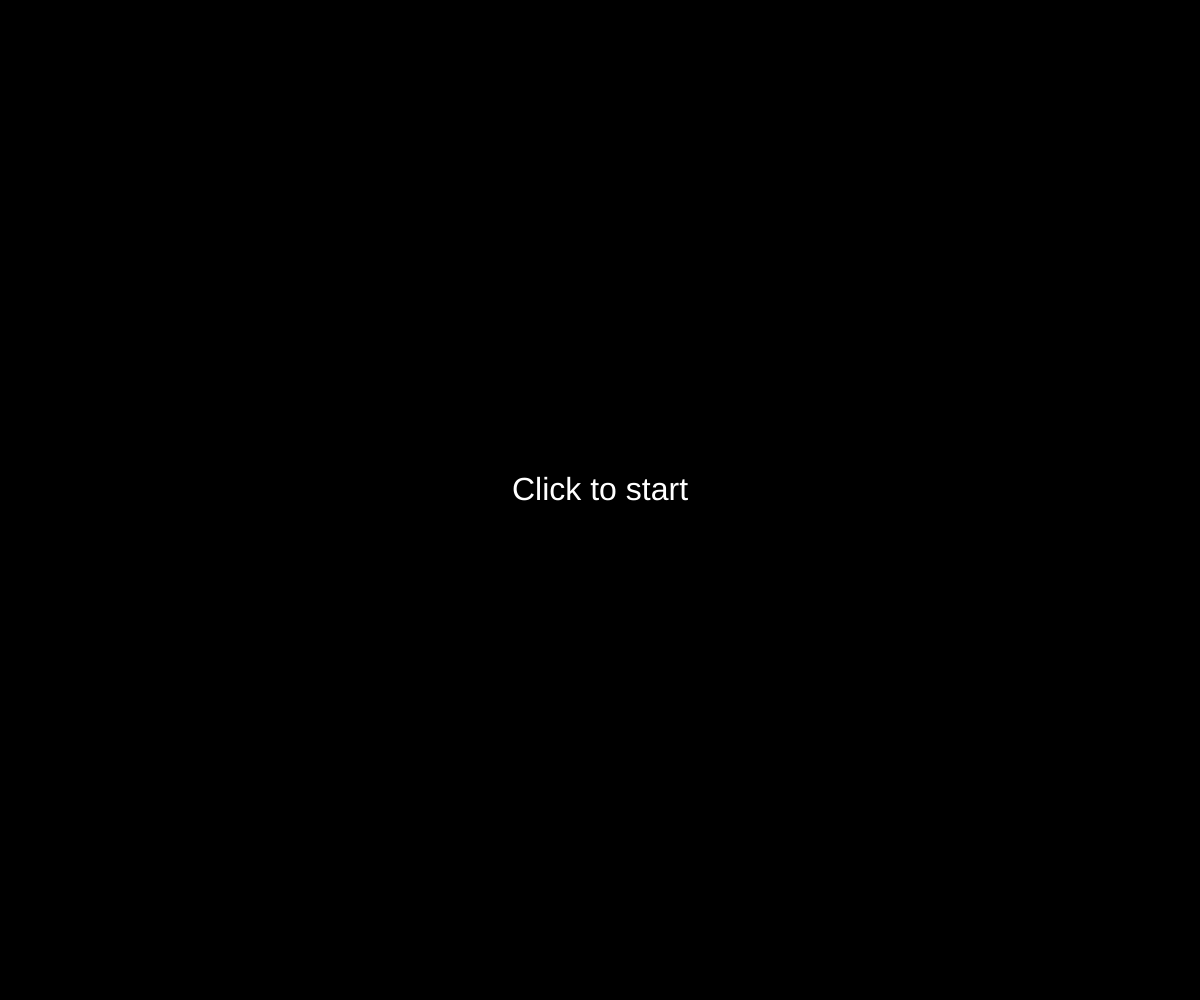
Frame 1 (no input)
Frame 60 (no input): identical to frame 1, image omitted
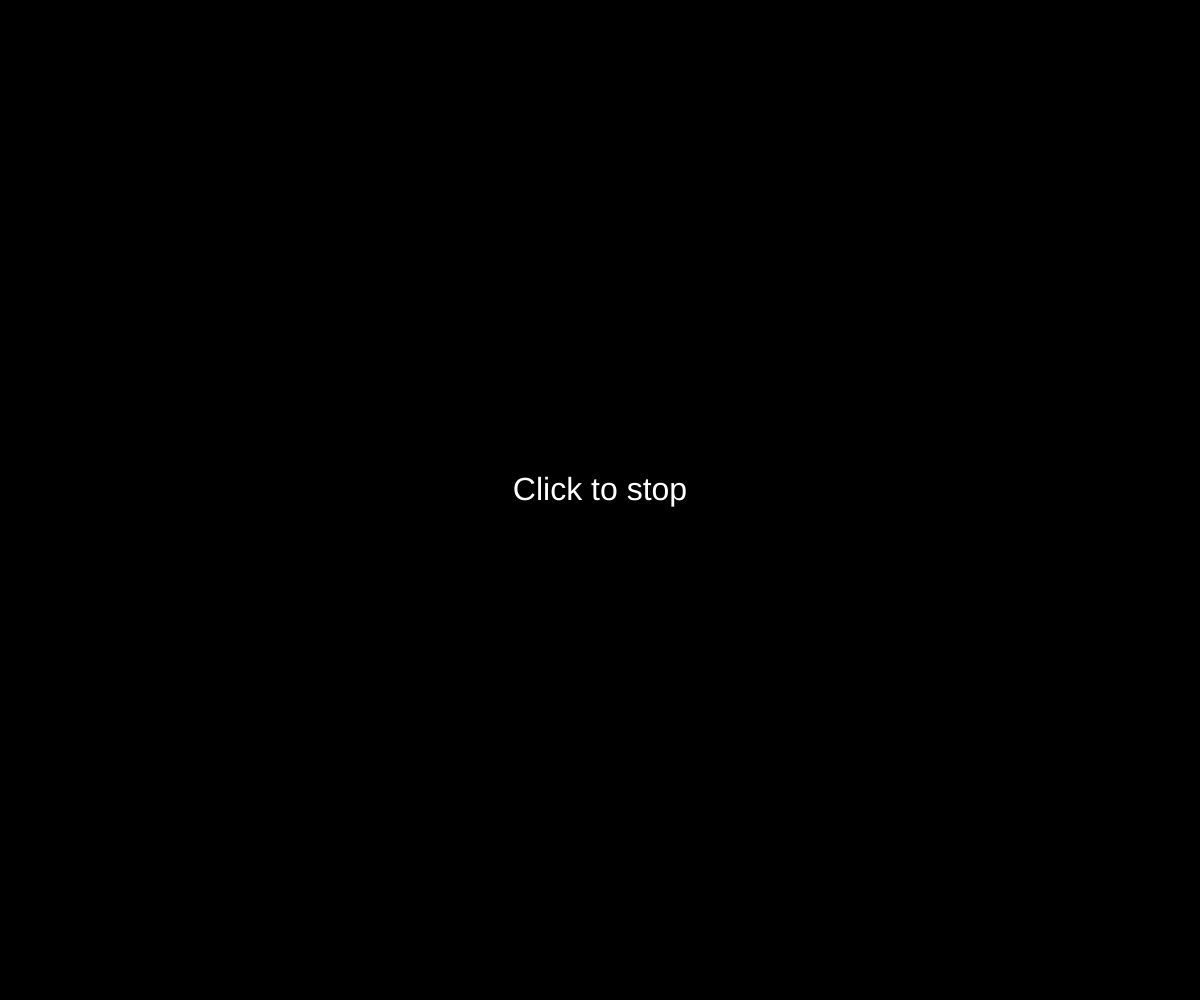
Frame 120 (the mouse pressed at the canvas centre since frame 60)

The p5.js sketch that drew these frames (run headless with seeded random() and noise() and a simulated clock; from frame 60 on, the mouse is pressed at the canvas centre):

// p5.js sketch
// ── sketch.js
function setup() {
    createCanvas(windowWidth, windowHeight);
    background(0);
    noStroke();
    fill(255);
    textSize(32);
    textAlign(CENTER);
    text("Click to start", width/2, height/2);
}

function draw() {
    if (mouseIsPressed) {
        background(0);
        fill(255);
        text("Click to stop", width/2, height/2);
    }
}
